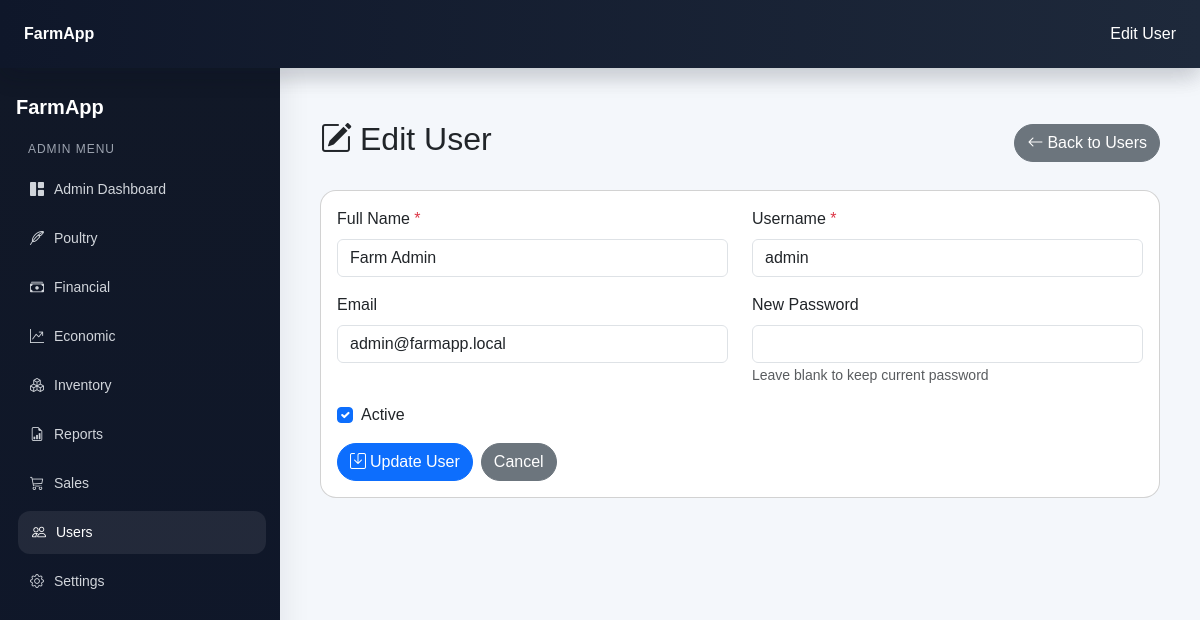
/users/edit?id=1 (signed in), run on the app's committed database.
### tables this page shows
CREATE TABLE users (
    id INT UNSIGNED AUTO_INCREMENT PRIMARY KEY,
    full_name VARCHAR(100) NOT NULL,
    username VARCHAR(50) NOT NULL,
    email VARCHAR(100) DEFAULT NULL,
    password_hash VARCHAR(255) NOT NULL,
    is_active TINYINT(1) NOT NULL DEFAULT 1,
    created_at TIMESTAMP NULL DEFAULT CURRENT_TIMESTAMP,
    updated_at TIMESTAMP NULL DEFAULT CURRENT_TIMESTAMP ON UPDATE CURRENT_TIMESTAMP,
    last_login_at TIMESTAMP NULL DEFAULT NULL,
    UNIQUE KEY unique_username (username),
    UNIQUE KEY unique_email (email),
    KEY idx_username (username),
    KEY idx_email (email),
    KEY idx_is_active (is_active)
);

### app/core/Controller.php (called while the page is built, shortened)
<?php
class Controller
{
    protected function view(string $view, array $data = [], string $layout = 'admin')
    {
        extract($data);
        $layoutPath = BASE_PATH . 'app/views/layouts/' . $layout . '.php';
        require $layoutPath;
    }
}

### app/controllers/UsersController.php (called while the page is built, shortened)
<?php
require_once BASE_PATH . 'app/core/Controller.php';
require_once BASE_PATH . 'app/models/User.php';
class UsersController extends Controller
{
    public function edit(): void
    {
        $id = (int)($_GET['id'] ?? 0);
        $userModel = new User();
        $user = $userModel->find($id);
        $this->view('users/edit', [
            'pageTitle' => 'Edit User',
            'user' => $user,
        ], 'admin');
    }
}

### app/core/Router.php (called while the page is built, shortened)
<?php
require_once BASE_PATH . 'app/core/Controller.php';
class Router
{
    private array $routes;
    public function __construct(array $routes)
    {
        $this->routes = $routes;
    }
    public function dispatch(string $uri): void
    {
        $path = trim($uri, '/');
        [$controllerName, $method] = $this->routes[$path];
        $controller = new $controllerName();
        $controller->$method();
    }
}

### index.php (called while the page is built, shortened)
<?php
require_once BASE_PATH . 'app/config/Database.php';
require_once BASE_PATH . 'app/core/Router.php';
$routes = require BASE_PATH . 'app/Router/web.php';
$router = new Router($routes);
$requestUri = parse_url($_SERVER['REQUEST_URI'], PHP_URL_PATH);
$basePath = rtrim(parse_url(BASE_URL, PHP_URL_PATH), '/');
if ($basePath && str_starts_with($requestUri, $basePath)) {
    $requestUri = substr($requestUri, strlen($basePath));
}
$requestUri = trim($requestUri, '/');
$router->dispatch($requestUri === '' ? '/' : $requestUri);

### app/config/Database.php (called while the page is built)
<?php
class Database
{
    private static ?PDO $connection = null;
    public static function connect(): PDO
    {
        if (self::$connection === null) {
            $dsn = sprintf(
                'mysql:host=%s;dbname=%s;charset=utf8mb4',
                DB_HOST,
                DB_NAME
            );
            try {
                self::$connection = new PDO($dsn, DB_USER, DB_PASS, [
                    PDO::ATTR_ERRMODE => PDO::ERRMODE_EXCEPTION,
                    PDO::ATTR_DEFAULT_FETCH_MODE => PDO::FETCH_ASSOC,
                    PDO::ATTR_EMULATE_PREPARES => false,
                ]);
            } catch (PDOException $e) {
                error_log('Database connection failed: ' . $e->getMessage());
                die('Database connection failed.');
            }
        }
        return self::$connection;
    }
}

### app/core/Model.php (called while the page is built, shortened)
<?php
require_once BASE_PATH . 'app/config/Database.php';
class Model
{
    public function __construct()
    {
        $this->db = Database::connect();
    }
}

### app/models/User.php (called while the page is built, shortened)
<?php
require_once BASE_PATH . 'app/core/Model.php';
class User extends Model
{
    public function find(int $id): ?array
    {
        $stmt = $this->db->prepare("SELECT * FROM users WHERE id = :id LIMIT 1");
        $stmt->execute([':id' => $id]);
        $user = $stmt->fetch();
        return $user ?: null;
    }
}

### app/views/users/edit.php (the view, shortened to what this page needs)
<?php require_once BASE_PATH . 'app/views/partials/navbar.php'; ?>
<?php require_once BASE_PATH . 'app/views/partials/sidebar.php'; ?>
<div class="content-wrapper">
    <div class="container-fluid py-4">
        <div class="d-flex justify-content-between align-items-center mb-4">
            <h2><i class="bi bi-pencil-square me-2"></i>Edit User</h2>
            <a href="<?= rtrim(BASE_URL, '/') ?>/users" class="btn btn-secondary">
                <i class="bi bi-arrow-left me-1"></i>Back to Users
            </a>
        </div>
        <div class="card">
            <div class="card-body">
                <form method="POST" action="<?= rtrim(BASE_URL, '/') ?>/users/update">
                    <div class="row">
                        <div class="col-md-6 mb-3">
                            <label class="form-label">Full Name <span class="text-danger">*</span></label>
                            <input type="text" name="full_name" class="form-control"
                                   value="<?= htmlspecialchars($user['full_name']) ?>" required>
                        </div>
                        <div class="col-md-6 mb-3">
                            <label class="form-label">Username <span class="text-danger">*</span></label>
                            <input type="text" name="username" class="form-control"
                                   value="<?= htmlspecialchars($user['username']) ?>" required>
                        </div>
                    </div>
                    <div class="row">
                        <div class="col-md-6 mb-3">
                            <label class="form-label">Email</label>
                            <input type="email" name="email" class="form-control"
                                   value="<?= htmlspecialchars($user['email'] ?? '') ?>">
                        </div>
                        <div class="col-md-6 mb-3">
                            <label class="form-label">New Password</label>
                            <input type="password" name="password" class="form-control" minlength="6">
                            <small class="text-muted">Leave blank to keep current password</small>
                        </div>
                    </div>
                    <div class="mb-3">
                        <div class="form-check">
                            <input type="checkbox" name="is_active" class="form-check-input" id="is_active"
                                   <?= $user['is_active'] ? 'checked' : '' ?>>
                            <label class="form-check-label" for="is_active">Active</label>
                        </div>
                    </div>
                    <div class="d-flex gap-2">
                        <button type="submit" class="btn btn-primary">
                            <i class="bi bi-save me-1"></i>Update User
                        </button>
                        <a href="<?= rtrim(BASE_URL, '/') ?>/users" class="btn btn-secondary">Cancel</a>
                    </div>
                </form>
            </div>
        </div>
    </div>
</div>
<?php require_once BASE_PATH . 'app/views/partials/footer.php'; ?>

### app/views/layouts/admin.php (style rules this page uses)
html, body { height: 100%; margin: 0; font-family: Arial, sans-serif; background: #f4f7fb; overflow: hidden; }
.card { border-radius: 16px !important; }
.btn { border-radius: 999px !important; }

### app/views/partials/navbar.php (style rules this page uses)
html, body { height: 100%; margin: 0; overflow: hidden; font-family: Arial, sans-serif; background: #f4f7fb; }
body { display: flex; flex-direction: column; }
.card { overflow: hidden; }
.btn, .badge { border-radius: 999px; }

### data on the page
users: full_name "Farm Admin", username "admin", email "admin@farmapp.local", is_active "☑"

### other printed values
$sidebarType "ADMIN"
$item['label'] "Admin Dashboard"
$item['label'] "Poultry"
$item['label'] "Financial"
$item['label'] "Economic"
$item['label'] "Inventory"
$item['label'] "Reports"
$item['label'] "Sales"
$item['label'] "Users"
$item['label'] "Settings"
$pageTitle "Edit User"
